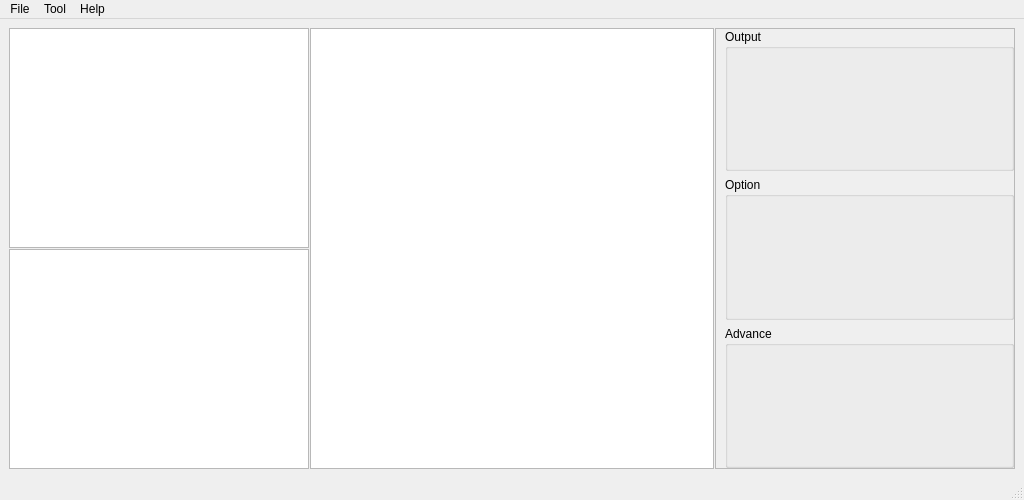
<?xml version="1.0" encoding="UTF-8"?>
<ui version="4.0">
 <class>Texm</class>
 <widget class="QMainWindow" name="Texm">
  <property name="geometry">
   <rect>
    <x>0</x>
    <y>0</y>
    <width>1024</width>
    <height>500</height>
   </rect>
  </property>
  <property name="minimumSize">
   <size>
    <width>800</width>
    <height>450</height>
   </size>
  </property>
  <property name="windowTitle">
   <string>Texm</string>
  </property>
  <widget class="QWidget" name="centralwidget">
   <property name="sizePolicy">
    <sizepolicy hsizetype="Expanding" vsizetype="Expanding">
     <horstretch>0</horstretch>
     <verstretch>0</verstretch>
    </sizepolicy>
   </property>
   <layout class="QHBoxLayout" name="horizontalLayout_3">
    <item>
     <layout class="QHBoxLayout" name="horizontalLayout_2">
      <property name="spacing">
       <number>0</number>
      </property>
      <item>
       <widget class="QScrollArea" name="fileListScrollArea">
        <property name="maximumSize">
         <size>
          <width>300</width>
          <height>16777215</height>
         </size>
        </property>
        <property name="frameShape">
         <enum>QFrame::NoFrame</enum>
        </property>
        <property name="frameShadow">
         <enum>QFrame::Plain</enum>
        </property>
        <property name="widgetResizable">
         <bool>true</bool>
        </property>
        <widget class="QWidget" name="scrollAreaWidgetContents_2">
         <property name="geometry">
          <rect>
           <x>0</x>
           <y>0</y>
           <width>300</width>
           <height>435</height>
          </rect>
         </property>
         <layout class="QVBoxLayout" name="verticalLayout_5">
          <property name="spacing">
           <number>1</number>
          </property>
          <property name="leftMargin">
           <number>0</number>
          </property>
          <property name="topMargin">
           <number>0</number>
          </property>
          <property name="rightMargin">
           <number>0</number>
          </property>
          <property name="bottomMargin">
           <number>0</number>
          </property>
          <item>
           <widget class="QTableWidget" name="tableWidget_fileList">
            <property name="editTriggers">
             <set>QAbstractItemView::NoEditTriggers</set>
            </property>
            <property name="selectionBehavior">
             <enum>QAbstractItemView::SelectRows</enum>
            </property>
            <property name="showGrid">
             <bool>false</bool>
            </property>
           </widget>
          </item>
          <item>
           <widget class="BasicImageView" name="smallImagePreview">
            <property name="maximumSize">
             <size>
              <width>16777215</width>
              <height>300</height>
             </size>
            </property>
           </widget>
          </item>
         </layout>
        </widget>
       </widget>
      </item>
      <item>
       <widget class="QScrollArea" name="imageViewScrollArea">
        <property name="frameShape">
         <enum>QFrame::NoFrame</enum>
        </property>
        <property name="frameShadow">
         <enum>QFrame::Plain</enum>
        </property>
        <property name="widgetResizable">
         <bool>true</bool>
        </property>
        <widget class="QWidget" name="scrollAreaWidgetContents_4">
         <property name="geometry">
          <rect>
           <x>0</x>
           <y>0</y>
           <width>404</width>
           <height>435</height>
          </rect>
         </property>
         <layout class="QGridLayout" name="gridLayout_2">
          <property name="leftMargin">
           <number>1</number>
          </property>
          <property name="topMargin">
           <number>0</number>
          </property>
          <property name="rightMargin">
           <number>1</number>
          </property>
          <property name="bottomMargin">
           <number>0</number>
          </property>
          <property name="horizontalSpacing">
           <number>6</number>
          </property>
          <item row="0" column="0">
           <widget class="BasicImageView" name="bigImagePreview"/>
          </item>
         </layout>
        </widget>
       </widget>
      </item>
      <item>
       <widget class="QScrollArea" name="configScrollArea">
        <property name="maximumSize">
         <size>
          <width>300</width>
          <height>16777215</height>
         </size>
        </property>
        <property name="widgetResizable">
         <bool>true</bool>
        </property>
        <widget class="QWidget" name="scrollAreaWidgetContents">
         <property name="geometry">
          <rect>
           <x>0</x>
           <y>0</y>
           <width>298</width>
           <height>433</height>
          </rect>
         </property>
         <layout class="QVBoxLayout" name="verticalLayout_3">
          <property name="topMargin">
           <number>0</number>
          </property>
          <property name="rightMargin">
           <number>0</number>
          </property>
          <property name="bottomMargin">
           <number>0</number>
          </property>
          <item>
           <widget class="QGroupBox" name="groupBox">
            <property name="title">
             <string>Output</string>
            </property>
           </widget>
          </item>
          <item>
           <widget class="QGroupBox" name="groupBox_2">
            <property name="title">
             <string>Option</string>
            </property>
           </widget>
          </item>
          <item>
           <widget class="QGroupBox" name="groupBox_3">
            <property name="title">
             <string>Advance</string>
            </property>
           </widget>
          </item>
         </layout>
        </widget>
       </widget>
      </item>
     </layout>
    </item>
   </layout>
  </widget>
  <widget class="QMenuBar" name="menubar">
   <property name="geometry">
    <rect>
     <x>0</x>
     <y>0</y>
     <width>1024</width>
     <height>23</height>
    </rect>
   </property>
   <widget class="QMenu" name="menuFile">
    <property name="title">
     <string>File</string>
    </property>
    <addaction name="actionOpen"/>
    <addaction name="actionExit"/>
   </widget>
   <widget class="QMenu" name="menuPublish">
    <property name="title">
     <string>Tool</string>
    </property>
    <addaction name="actionPublish"/>
   </widget>
   <widget class="QMenu" name="menuHelp">
    <property name="title">
     <string>Help</string>
    </property>
   </widget>
   <addaction name="menuFile"/>
   <addaction name="menuPublish"/>
   <addaction name="menuHelp"/>
  </widget>
  <widget class="QStatusBar" name="statusbar"/>
  <action name="actionOpen">
   <property name="text">
    <string>Open</string>
   </property>
  </action>
  <action name="actionExit">
   <property name="text">
    <string>Exit</string>
   </property>
  </action>
  <action name="actionPublish">
   <property name="text">
    <string>Publish</string>
   </property>
  </action>
 </widget>
 <customwidgets>
  <customwidget>
   <class>BasicImageView</class>
   <extends>QGraphicsView</extends>
   <header>basicimageview.h</header>
  </customwidget>
 </customwidgets>
 <resources/>
 <connections/>
</ui>
